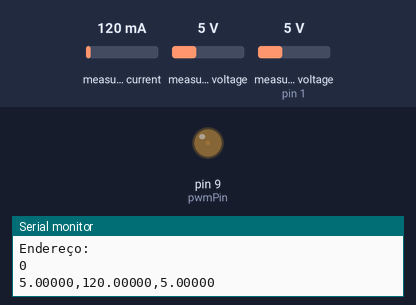
Bench run of a sketch on a simulated Arduino Uno, built with avr-gcc and run on an emulated ATmega328P. Parts: output pins drawn as LEDs (lit = HIGH), the last lines printed to the serial monitor. The inputs (shaded band) are chosen by the test bench; at power-on: measured current 120 mA, measured voltage 5 V, measured voltage (sensor on pin 1) 5 V.

Above: at 0.1 s.
At 9.1 s:
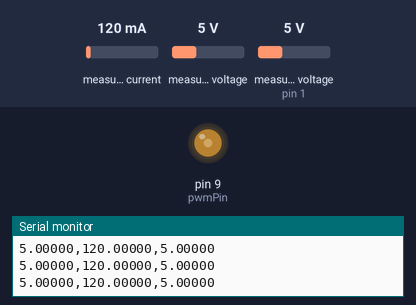
At 18.1 s:
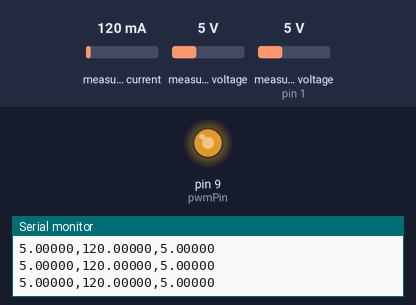
At 36.1 s:
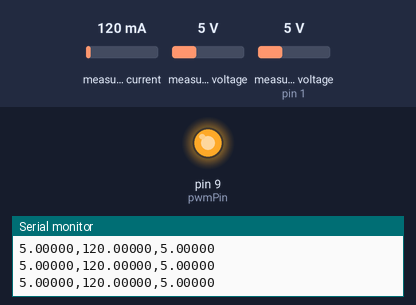
Timing chart, 0 to 37.6 s (numbered marks = the images above):
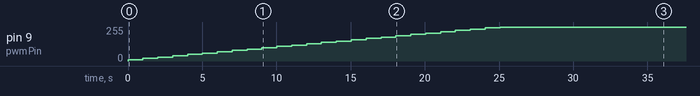

Measured:
- by itself, pin 9 (pwmPin): rises from 0/255 to 255/255 in 25.1 s, then falls to 253/255 in 11.0 s

The sketch:

PWM.ino
```cpp
#include <Wire.h>
#include <INA3221.h>

const int pwmPin = 9;   // Pino PWM para o MOSFET

#define ADDRESS_INA3221 0x40
#define BAUD_RATE 115200
INA3221 INA_1(ADDRESS_INA3221);

float tensao_lampada;
float corrente_lampada;
float tensao_lampada2;

void setup() {
  Serial.begin(BAUD_RATE);
  Serial.println("Iniciar scan por dispositivos I2C:\n");
  Serial.println("Escaniando...\n");

  // Iniciando a comunicação I2C
  Wire.begin();
  Wire.beginTransmission(ADDRESS_INA3221);

  if (INA_1.begin() == false) {
      Serial.println("Comunicação não estabelecida.");
  } else {
      Serial.println("Comunicação estabelecida");
      Serial.println("Endereço:");
      Serial.println(INA_1.getAddress());
  }

  // Configurações do módulo INA3221
  INA_1.reset();
  INA_1.enableChannel(0);
  INA_1.enableChannel(1);
  //INA_1.disableChannel(1);
  INA_1.disableChannel(2);

  // Definindo limite para aviso crítico
  Wire.beginTransmission(ADDRESS_INA3221);
  // Configurar o pino PWM como saída
  pinMode(pwmPin, OUTPUT);

}


void loop() {
  int pwmValue = 0;

  // Loop para aumentar a largura de pulso de 0 a 255
  for (pwmValue = 0; pwmValue <= 255; pwmValue++) {
    // Definir o valor PWM para o MOSFET
    pwmValue = pwmValue + 9;
    analogWrite(pwmPin, pwmValue);
    tensao_lampada = INA_1.getBusVoltage(0);
    corrente_lampada = INA_1.getCurrent_mA(0);
    tensao_lampada2 = INA_1.getBusVoltage(1);
    Serial.print(tensao_lampada, 5);
    Serial.print(",");
    Serial.print(corrente_lampada, 5);
    Serial.print(",");
    Serial.println(tensao_lampada2, 5);
    // Atraso para suavizar a variação
    delay(1000);
  }

  // Loop para diminuir a largura de pulso de 255 a 0
  for (pwmValue = 255; pwmValue >= 0; pwmValue--) {
    // Definir o valor PWM para o MOSFET
    //pwmValue = 0;
    analogWrite(pwmPin, pwmValue);

    // Atraso para suavizar a variação
    delay(5000);
  }

  delay(1000);
}

/*const int pwmPin = 9;   // Pino PWM para o MOSFET

void setup() {
  // Configurar o pino PWM como saída
  pinMode(pwmPin, OUTPUT);
}

void loop() {
  // Loop para aumentar a largura de pulso de 0 a 255
  for (int pwmValue = 0; pwmValue <= 255; pwmValue++) {
    // Definir o valor PWM para o MOSFET
    analogWrite(pwmPin, pwmValue);

    // Atraso para suavizar a variação
    delay(10);
  }

  // Loop para diminuir a largura de pulso de 255 a 0
  for (int pwmValue = 255; pwmValue >= 0; pwmValue--) {
    // Definir o valor PWM para o MOSFET
    analogWrite(pwmPin, pwmValue);

    // Atraso para suavizar a variação
    delay(10);
  }
}*/
```
